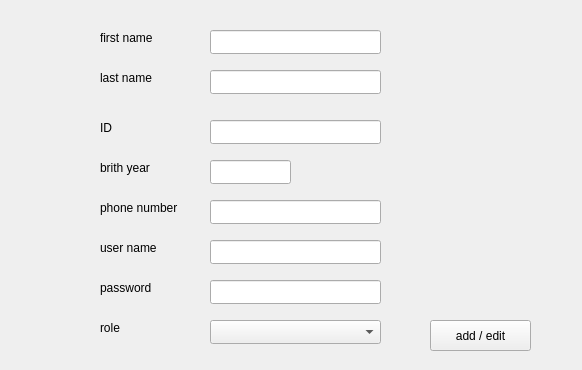
<?xml version="1.0" encoding="UTF-8"?>
<ui version="4.0">
 <class>addStaff</class>
 <widget class="QWidget" name="addStaff">
  <property name="geometry">
   <rect>
    <x>0</x>
    <y>0</y>
    <width>582</width>
    <height>370</height>
   </rect>
  </property>
  <property name="windowTitle">
   <string>Form</string>
  </property>
  <widget class="QLabel" name="firstName_label">
   <property name="geometry">
    <rect>
     <x>100</x>
     <y>30</y>
     <width>81</width>
     <height>16</height>
    </rect>
   </property>
   <property name="text">
    <string>first name</string>
   </property>
  </widget>
  <widget class="QLabel" name="lastName_label">
   <property name="geometry">
    <rect>
     <x>100</x>
     <y>70</y>
     <width>71</width>
     <height>16</height>
    </rect>
   </property>
   <property name="text">
    <string>last name</string>
   </property>
  </widget>
  <widget class="QLabel" name="birthday_label">
   <property name="geometry">
    <rect>
     <x>100</x>
     <y>160</y>
     <width>61</width>
     <height>16</height>
    </rect>
   </property>
   <property name="text">
    <string>brith year</string>
   </property>
  </widget>
  <widget class="QLabel" name="userName_label">
   <property name="geometry">
    <rect>
     <x>100</x>
     <y>240</y>
     <width>81</width>
     <height>16</height>
    </rect>
   </property>
   <property name="text">
    <string>user name</string>
   </property>
  </widget>
  <widget class="QLabel" name="password_label">
   <property name="geometry">
    <rect>
     <x>100</x>
     <y>280</y>
     <width>71</width>
     <height>16</height>
    </rect>
   </property>
   <property name="text">
    <string>password</string>
   </property>
  </widget>
  <widget class="QLabel" name="phoneNumber_label">
   <property name="geometry">
    <rect>
     <x>100</x>
     <y>200</y>
     <width>91</width>
     <height>16</height>
    </rect>
   </property>
   <property name="text">
    <string>phone number</string>
   </property>
  </widget>
  <widget class="QLineEdit" name="firstName_lineEdit">
   <property name="geometry">
    <rect>
     <x>210</x>
     <y>30</y>
     <width>171</width>
     <height>24</height>
    </rect>
   </property>
  </widget>
  <widget class="QLineEdit" name="lastName_lineEdit">
   <property name="geometry">
    <rect>
     <x>210</x>
     <y>70</y>
     <width>171</width>
     <height>24</height>
    </rect>
   </property>
  </widget>
  <widget class="QLineEdit" name="year_lineEdit">
   <property name="geometry">
    <rect>
     <x>210</x>
     <y>160</y>
     <width>81</width>
     <height>24</height>
    </rect>
   </property>
  </widget>
  <widget class="QLineEdit" name="phoneNumber_lineEdit">
   <property name="geometry">
    <rect>
     <x>210</x>
     <y>200</y>
     <width>171</width>
     <height>24</height>
    </rect>
   </property>
  </widget>
  <widget class="QLineEdit" name="userName_lineEdit">
   <property name="geometry">
    <rect>
     <x>210</x>
     <y>240</y>
     <width>171</width>
     <height>24</height>
    </rect>
   </property>
  </widget>
  <widget class="QLineEdit" name="password_lineEdit">
   <property name="geometry">
    <rect>
     <x>210</x>
     <y>280</y>
     <width>171</width>
     <height>24</height>
    </rect>
   </property>
  </widget>
  <widget class="QLabel" name="role_label">
   <property name="geometry">
    <rect>
     <x>100</x>
     <y>320</y>
     <width>55</width>
     <height>16</height>
    </rect>
   </property>
   <property name="text">
    <string>role</string>
   </property>
  </widget>
  <widget class="QPushButton" name="add_pushButton">
   <property name="geometry">
    <rect>
     <x>430</x>
     <y>320</y>
     <width>101</width>
     <height>31</height>
    </rect>
   </property>
   <property name="text">
    <string>add / edit</string>
   </property>
  </widget>
  <widget class="QComboBox" name="role_comboBox">
   <property name="geometry">
    <rect>
     <x>210</x>
     <y>320</y>
     <width>171</width>
     <height>24</height>
    </rect>
   </property>
  </widget>
  <widget class="QLabel" name="id_label">
   <property name="geometry">
    <rect>
     <x>100</x>
     <y>120</y>
     <width>55</width>
     <height>16</height>
    </rect>
   </property>
   <property name="text">
    <string>ID</string>
   </property>
  </widget>
  <widget class="QLineEdit" name="id_lineEdit">
   <property name="geometry">
    <rect>
     <x>210</x>
     <y>120</y>
     <width>171</width>
     <height>24</height>
    </rect>
   </property>
  </widget>
 </widget>
 <tabstops>
  <tabstop>firstName_lineEdit</tabstop>
  <tabstop>lastName_lineEdit</tabstop>
  <tabstop>id_lineEdit</tabstop>
  <tabstop>year_lineEdit</tabstop>
  <tabstop>phoneNumber_lineEdit</tabstop>
  <tabstop>userName_lineEdit</tabstop>
  <tabstop>password_lineEdit</tabstop>
  <tabstop>role_comboBox</tabstop>
  <tabstop>add_pushButton</tabstop>
 </tabstops>
 <resources/>
 <connections/>
</ui>
